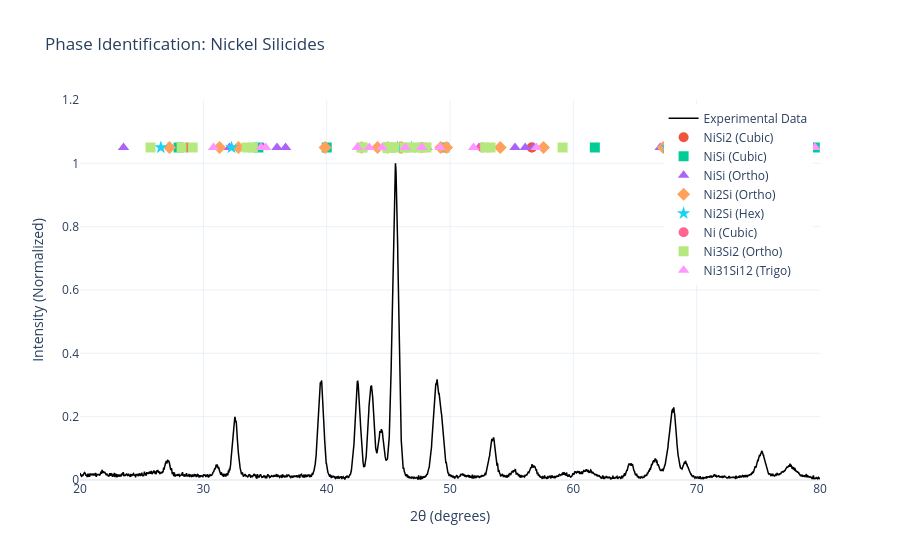

Notebook cell for this chart:
### Code cell
fig = go.Figure()

# 1. Plot the Experimental Data (the black line)
fig.add_trace(go.Scatter(
    x=processed_data['Angle'], 
    y=processed_data['intensity_norm'],
    mode='lines',
    name='Experimental Data',
    line=dict(color='black', width=1.5)
))

# 2. Add Reference Markers
# We use different colors/symbols for each phase fetched from the API
symbols = ['circle', 'square', 'triangle-up', 'diamond', 'star']

for i, (phase, ref) in enumerate(all_references.items()):
    # We plot these at a fixed height or relative to your data
    # Here, we plot them at y=1.05 (just above the normalized data)
    fig.add_trace(go.Scatter(
        x=ref['two_theta'],
        y=[1.05] * len(ref['two_theta']), # Align them in a row at the top
        mode='markers',
        name=phase,
        marker=dict(symbol=symbols[i % len(symbols)], size=10),
        customdata=list(zip(ref['intensity'], ref['hkl'])),
        hovertemplate=(
        f"<b>{phase}</b><br>"
        "2θ: %{x}<br>"
        "Ref Intensity: %{customdata[0]}%<br>"
        "hkl: %{customdata[1]}"
        "<extra></extra>"
    )
    ))

# 3. Scientific Styling
fig.update_layout(
    yaxis_range=[0, 1.2],
    xaxis_range=[20, 80],
    title="Phase Identification: Nickel Silicides",
    xaxis_title="2θ (degrees)",
    yaxis_title="Intensity (Normalized)",
    template="plotly_white",
    hovermode="x unified",
    legend=dict(yanchor="top", y=0.99, xanchor="right", x=0.99)
)

fig.show()

### Figure 1 — Plotly figure (JSON) as saved in the notebook; plotly's stock layout.template omitted (floating-point values rounded to 4 significant figures; data arrays with more than 128 entries replaced by an {"elided": "..."} marker saying what was removed)
{"data": [{"line": {"color": "black", "width": 1.5}, "mode": "lines", "name": "Experimental Data", "type": "scatter", "x": {"elided": "9995 float values"}, "y": {"elided": "9995 float values"}}, {"customdata": [[100, [1, 0, 0]], [81.42, [1, -1, 0]], [40.71, [2, 1, 1]], [26.87, [2, 0, 1]], [10.08, [1, 2, 0]], [12.43, [2, 0, 2]], [6.216, [2, 2, 0]], [5.0, [2, -1, 0]], [5.0, [2, 3, 2]], [5.0, [3, 2, 2]], [6.573, [0, 3, 1]], [23.0, [3, 2, 3]], [9.859, [3, 3, 2]]], "hovertemplate": "<b>NiSi2 (Cubic)</b><br>2θ: %{x}<br>Ref Intensity: %{customdata[0]}%<br>hkl: %{customdata[1]}<extra></extra>", "marker": {"size": 10, "symbol": "circle"}, "mode": "markers", "name": "NiSi2 (Cubic)", "type": "scatter", "x": [28.68, 47.72, 47.72, 56.63, 56.63, 69.79, 69.79, 77.13, 77.13, 77.13, 88.95, 88.95, 88.95], "y": [1.05, 1.05, 1.05, 1.05, 1.05, 1.05, 1.05, 1.05, 1.05, 1.05, 1.05, 1.05, 1.05]}, {"customdata": [[20.43, [1, 1, 0]], [17.86, [1, 1, 1]], [11.03, [2, 0, 0]], [100, [2, 1, 0]], [47.09, [2, 1, 1]], [7.178, [3, 0, 0]], [9.13, [3, 1, 1]], [5.632, [3, 2, 0]], [30.32, [3, 2, 1]], [6.884, [4, 0, 0]], [5.579, [3, 2, 2]]], "hovertemplate": "<b>NiSi (Cubic)</b><br>2θ: %{x}<br>Ref Intensity: %{customdata[0]}%<br>hkl: %{customdata[1]}<extra></extra>", "marker": {"size": 10, "symbol": "square"}, "mode": "markers", "name": "NiSi (Cubic)", "type": "scatter", "x": [28.0, 34.46, 40.01, 44.97, 49.54, 61.74, 69.12, 76.15, 79.58, 86.34, 89.69], "y": [1.05, 1.05, 1.05, 1.05, 1.05, 1.05, 1.05, 1.05, 1.05, 1.05, 1.05]}, {"customdata": [[13.27, [0, 1, 1]], [75.51, [1, 0, 1]], [16.99, [0, 0, 2]], [29.18, [0, 2, 0]], [21.57, [1, 1, 1]], [13.58, [0, 1, 2]], [10.54, [1, 2, 0]], [73.27, [1, 1, 2]], [100, [1, 2, 1]], [31.35, [0, 2, 2]], [27.9, [0, 1, 3]], [28.72, [2, 0, 0]], [14.66, [0, 3, 1]], [17.99, [1, 0, 3]], [7.446, [2, 2, 0]], [8.199, [0, 3, 3]], [14.59, [2, 2, 2]], [13.26, [1, 1, 4]], [14.7, [2, 1, 3]], [14.63, [1, 4, 1]], [9.323, [2, 3, 1]]], "hovertemplate": "<b>NiSi (Ortho)</b><br>2θ: %{x}<br>Ref Intensity: %{customdata[0]}%<br>hkl: %{customdata[1]}<extra></extra>", "marker": {"size": 10, "symbol": "triangle-up"}, "mode": "markers", "name": "NiSi (Ortho)", "type": "scatter", "x": [23.53, 31.33, 32.11, 34.87, 35.97, 36.67, 44.53, 46.01, 47.58, 48.13, 52.35, 55.27, 56.1, 56.76, 67.04, 75.42, 76.28, 76.38, 79.6, 82.19, 82.68], "y": [1.05, 1.05, 1.05, 1.05, 1.05, 1.05, 1.05, 1.05, 1.05, 1.05, 1.05, 1.05, 1.05, 1.05, 1.05, 1.05, 1.05, 1.05, 1.05, 1.05, 1.05]}, {"customdata": [[10.16, [1, 0, 1]], [7.841, [0, 1, 2]], [24.84, [1, 1, 1]], [40.21, [1, 1, 2]], [29.13, [0, 1, 3]], [70.65, [1, 2, 0]], [39.42, [0, 2, 2]], [100, [1, 0, 3]], [84.2, [1, 2, 1]], [61.62, [2, 0, 0]], [24.68, [1, 1, 3]], [25.67, [0, 2, 3]], [9.681, [0, 3, 1]], [13.78, [2, 1, 3]], [20.01, [2, 2, 2]], [6.544, [0, 1, 5]], [17.34, [2, 2, 3]], [9.616, [0, 4, 1]], [6.863, [2, 3, 1]], [17.38, [1, 3, 4]], [6.746, [0, 1, 6]], [15.12, [1, 4, 2]], [8.497, [3, 2, 0]], [13.33, [3, 0, 3]]], "hovertemplate": "<b>Ni2Si (Ortho)</b><br>2θ: %{x}<br>Ref Intensity: %{customdata[0]}%<br>hkl: %{customdata[1]}<extra></extra>", "marker": {"size": 10, "symbol": "diamond"}, "mode": "markers", "name": "Ni2Si (Ortho)", "type": "scatter", "x": [27.25, 31.31, 32.85, 39.87, 42.84, 44.13, 44.95, 45.95, 46.09, 49.25, 49.72, 54.07, 57.58, 67.29, 68.87, 69.76, 76.14, 78.8, 79.11, 85.05, 85.42, 88.01, 88.67, 89.95], "y": [1.05, 1.05, 1.05, 1.05, 1.05, 1.05, 1.05, 1.05, 1.05, 1.05, 1.05, 1.05, 1.05, 1.05, 1.05, 1.05, 1.05, 1.05, 1.05, 1.05, 1.05, 1.05, 1.05, 1.05]}, {"customdata": [[5.892, [1, 0, -1, 0]], [21.83, [1, 0, -1, 1]], [100, [1, 0, -1, 2]], [93.0, [2, -1, -1, 0]], [28.65, [2, 0, -2, 2]], [6.339, [0, 0, 0, 4]], [18.99, [3, -1, -2, 2]], [9.494, [2, -3, 1, 2]], [9.417, [3, -3, 0, 0]]], "hovertemplate": "<b>Ni2Si (Hex)</b><br>2θ: %{x}<br>Ref Intensity: %{customdata[0]}%<br>hkl: %{customdata[1]}<extra></extra>", "marker": {"size": 10, "symbol": "star"}, "mode": "markers", "name": "Ni2Si (Hex)", "type": "scatter", "x": [26.56, 32.29, 45.73, 46.88, 67.57, 77.62, 86.27, 86.27, 87.11], "y": [1.05, 1.05, 1.05, 1.05, 1.05, 1.05, 1.05, 1.05, 1.05]}, {"customdata": [[33.33, [0, 1, 0]], [100, [1, 0, 0]], [61.64, [1, 1, 0]], [5.908, [1, -1, 0]], [11.82, [1, 2, 1]], [17.73, [2, 1, 1]]], "hovertemplate": "<b>Ni (Cubic)</b><br>2θ: %{x}<br>Ref Intensity: %{customdata[0]}%<br>hkl: %{customdata[1]}<extra></extra>", "marker": {"size": 10, "symbol": "circle"}, "mode": "markers", "name": "Ni (Cubic)", "type": "scatter", "x": [45.15, 45.15, 52.63, 77.65, 77.65, 77.65], "y": [1.05, 1.05, 1.05, 1.05, 1.05, 1.05]}, {"customdata": [[20.06, [1, 0, 0]], [6.821, [2, 0, 1]], [37.71, [1, 0, 2]], [14.95, [2, 1, 1]], [16.62, [3, 0, 0]], [5.125, [3, -1, 0]], [13.01, [2, 2, 2]], [6.563, [1, 1, 3]], [54.16, [3, -3, 0]], [18.81, [3, 2, 1]], [8.944, [4, 0, 0]], [5.877, [4, -1, 0]], [100, [3, 1, 2]], [79.12, [2, -1, 3]], [38.87, [3, -2, 2]], [23.28, [4, -1, 1]], [8.217, [2, 1, 3]], [43.9, [4, 1, 0]], [26.83, [4, 0, 2]], [15.81, [0, 0, 4]], [7.827, [5, 0, 1]], [8.009, [4, 4, 0]], [5.877, [3, -3, 4]], [5.949, [4, 1, 4]], [21.06, [6, -2, 2]], [5.862, [5, 2, 3]], [5.185, [5, -4, 3]], [7.318, [3, 2, 5]], [5.97, [7, -2, 0]], [8.375, [4, -1, 5]], [9.006, [5, 4, 2]], [7.99, [7, 1, 0]]], "hovertemplate": "<b>Ni3Si2 (Ortho)</b><br>2θ: %{x}<br>Ref Intensity: %{customdata[0]}%<br>hkl: %{customdata[1]}<extra></extra>", "marker": {"size": 10, "symbol": "square"}, "mode": "markers", "name": "Ni3Si2 (Ortho)", "type": "scatter", "x": [11.03, 25.71, 28.24, 29.14, 33.51, 34.02, 42.81, 42.92, 44.91, 44.96, 45.21, 45.24, 45.48, 46.34, 46.65, 47.24, 47.75, 48.09, 52.85, 53.29, 59.13, 70.33, 72.18, 74.59, 77.59, 78.88, 83.86, 84.02, 85.16, 85.66, 87.04, 87.43], "y": [1.05, 1.05, 1.05, 1.05, 1.05, 1.05, 1.05, 1.05, 1.05, 1.05, 1.05, 1.05, 1.05, 1.05, 1.05, 1.05, 1.05, 1.05, 1.05, 1.05, 1.05, 1.05, 1.05, 1.05, 1.05, 1.05, 1.05, 1.05, 1.05, 1.05, 1.05, 1.05]}, {"customdata": [[7.588, [2, -1, -1, 2]], [9.307, [2, 0, -2, 2]], [9.352, [2, -1, -1, 3]], [17.52, [3, -1, -2, 1]], [8.76, [2, -3, 1, 1]], [23.72, [2, 0, -2, 4]], [5.554, [3, -1, -2, 2]], [100, [2, -1, -1, 5]], [5.01, [3, -1, -2, 3]], [28.63, [3, 0, -3, 0]], [57.25, [3, -3, 0, 0]], [7.094, [2, 0, -2, 5]], [8.554, [3, -1, -2, 4]], [5.12, [3, -1, -2, 5]], [9.328, [4, -2, -2, 5]], [5.487, [0, 0, 0, 10]], [7.009, [5, -2, -3, 4]], [7.801, [5, -4, -1, 5]]], "hovertemplate": "<b>Ni31Si12 (Trigo)</b><br>2θ: %{x}<br>Ref Intensity: %{customdata[0]}%<br>hkl: %{customdata[1]}<extra></extra>", "marker": {"size": 10, "symbol": "triangle-up"}, "mode": "markers", "name": "Ni31Si12 (Trigo)", "type": "scatter", "x": [30.82, 34.68, 35.06, 42.49, 42.49, 43.45, 44.5, 46.37, 47.69, 47.73, 47.73, 49.19, 51.91, 57.01, 68.74, 78.68, 79.61, 87.97], "y": [1.05, 1.05, 1.05, 1.05, 1.05, 1.05, 1.05, 1.05, 1.05, 1.05, 1.05, 1.05, 1.05, 1.05, 1.05, 1.05, 1.05, 1.05]}], "layout": {"hovermode": "x unified", "legend": {"x": 0.99, "xanchor": "right", "y": 0.99, "yanchor": "top"}, "title": {"text": "Phase Identification: Nickel Silicides"}, "xaxis": {"range": [20, 80], "title": {"text": "2θ (degrees)"}}, "yaxis": {"range": [0, 1.2], "title": {"text": "Intensity (Normalized)"}}}}
